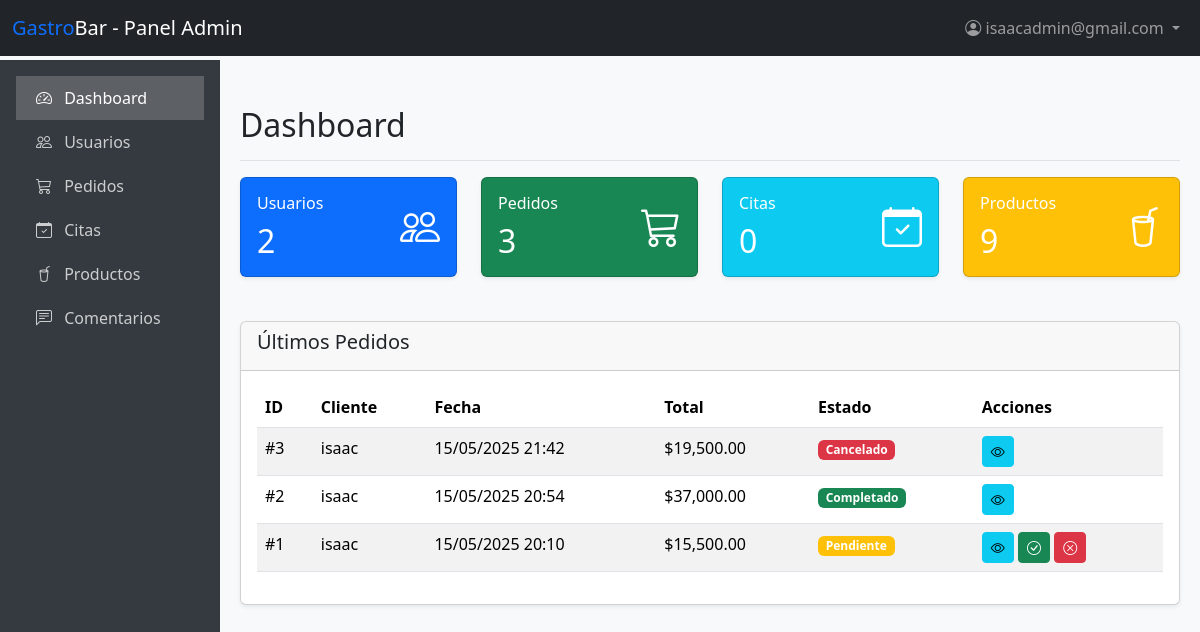
The app's page /admin.php (signed in) with its own data.
### tables this page shows
CREATE TABLE `pedidos` (
  `id` int(11) NOT NULL AUTO_INCREMENT,
  `cliente_id` int(11) DEFAULT NULL,
  `fecha` datetime DEFAULT current_timestamp(),
  `estado` varchar(20) DEFAULT 'pendiente',
  `total` decimal(10,2) DEFAULT NULL,
  PRIMARY KEY (`id`),
  KEY `cliente_id` (`cliente_id`),
  CONSTRAINT `pedidos_ibfk_1` FOREIGN KEY (`cliente_id`) REFERENCES `clientes` (`id`)
);

CREATE TABLE `clientes` (
  `id` int(11) NOT NULL AUTO_INCREMENT,
  `nombre` varchar(100) NOT NULL,
  `email` varchar(100) NOT NULL,
  `telefono` varchar(20) DEFAULT NULL,
  `contraseña` varchar(255) NOT NULL,
  `tipo_usuario` varchar(255) DEFAULT 'User',
  PRIMARY KEY (`id`),
  UNIQUE KEY `email` (`email`)
);

### admin.php (the view, shortened to what this page needs)
<?php
include 'conexion.php';
$usuario = $_SESSION['usuario'];
?>
<!DOCTYPE html>
<html lang="es">
<head>
    <link href="https://cdn.jsdelivr.net/npm/bootstrap@5.3.3/dist/css/bootstrap.min.css" rel="stylesheet">
    <link rel="stylesheet" href="https://cdn.jsdelivr.net/npm/bootstrap-icons@1.11.3/font/bootstrap-icons.min.css">
    <link rel="stylesheet" href="https://cdn.jsdelivr.net/npm/sweetalert2@11/dist/sweetalert2.min.css">
</head>
<body>
    <nav class="navbar navbar-expand-lg navbar-dark bg-dark fixed-top">
        <div class="container-fluid">
            <a class="navbar-brand" href="#">
                <span class="text-primary">Gastro</span>Bar - Panel Admin
            </a>
            <div class="collapse navbar-collapse" id="navbarAdmin">
                <ul class="navbar-nav ms-auto">
                    <li class="nav-item dropdown">
                        <a class="nav-link dropdown-toggle" href="#" id="navbarDropdown" role="button" data-bs-toggle="dropdown">
                            <i class="bi bi-person-circle"></i> <?= htmlspecialchars($usuario) ?>
                        </a>
                    </li>
                </ul>
            </div>
        </div>
    </nav>
    <div class="sidebar d-flex flex-column flex-shrink-0 p-3 text-white" style="width: 220px;">
        <div class="sidebar-sticky">
            <ul class="nav flex-column">
                <li class="nav-item">
                    <a class="nav-link active" href="#" id="tab-dashboard">
                        <i class="bi bi-speedometer2 me-2"></i> Dashboard
                    </a>
                </li>
                <li class="nav-item">
                    <a class="nav-link" href="#" id="tab-usuarios">
                        <i class="bi bi-people me-2"></i> Usuarios
                    </a>
                </li>
                <li class="nav-item">
                    <a class="nav-link" href="#" id="tab-pedidos">
                        <i class="bi bi-cart3 me-2"></i> Pedidos
                    </a>
                </li>
                <li class="nav-item">
                    <a class="nav-link" href="#" id="tab-citas">
                        <i class="bi bi-calendar-check me-2"></i> Citas
                    </a>
                </li>
                <li class="nav-item">
                    <a class="nav-link" href="#" id="tab-productos">
                        <i class="bi bi-cup-straw me-2"></i> Productos
                    </a>
                </li>
                <li class="nav-item">
                    <a class="nav-link" href="#" id="tab-comentarios">
                        <i class="bi bi-chat-left-text me-2"></i> Comentarios
                    </a>
                </li>
            </ul>
        </div>
    </div>
    <div class="main-content">
        <div id="dashboard-content">
            <div class="d-flex justify-content-between flex-wrap flex-md-nowrap align-items-center pt-3 pb-2 mb-3 border-bottom">
                <h1 class="h2">Dashboard</h1>
            </div>
            <div class="row">
                <div class="col-md-3">
                    <div class="card text-white bg-primary">
                        <div class="card-body">
                            <div class="d-flex justify-content-between align-items-center">
                                <div>
                                    <h6 class="card-title">Usuarios</h6>
                                    <?php
                                    $sql = "SELECT COUNT(*) as total FROM clientes";
                                    $result = $conn->query($sql);
                                    $row = $result->fetch_assoc();
                                    ?>
                                    <h2 class="mb-0"><?= $row['total'] ?></h2>
                                </div>
                                <i class="bi bi-people fs-1"></i>
                            </div>
                        </div>
                    </div>
                </div>
                <div class="col-md-3">
                    <div class="card text-white bg-success">
                        <div class="card-body">
                            <div class="d-flex justify-content-between align-items-center">
                                <div>
                                    <h6 class="card-title">Pedidos</h6>
                                    <?php
                                    $sql = "SELECT COUNT(*) as total FROM pedidos";
                                    $result = $conn->query($sql);
                                    $row = $result->fetch_assoc();
                                    ?>
                                    <h2 class="mb-0"><?= $row['total'] ?></h2>
                                </div>
                                <i class="bi bi-cart3 fs-1"></i>
                            </div>
                        </div>
                    </div>
                </div>
                <div class="col-md-3">
                    <div class="card text-white bg-info">
                        <div class="card-body">
                            <div class="d-flex justify-content-between align-items-center">
                                <div>
                                    <h6 class="card-title">Citas</h6>
                                    <?php
                                    $sql = "SELECT COUNT(*) as total FROM citas";
                                    $result = $conn->query($sql);
                                    $row = $result->fetch_assoc();
                                    ?>
                                    <h2 class="mb-0"><?= $row['total'] ?></h2>
                                </div>
                                <i class="bi bi-calendar-check fs-1"></i>
                            </div>
                        </div>
                    </div>
                </div>
                <div class="col-md-3">
                    <div class="card text-white bg-warning">
                        <div class="card-body">
                            <div class="d-flex justify-content-between align-items-center">
                                <div>
                                    <h6 class="card-title">Productos</h6>
                                    <?php
                                    $sql = "SELECT COUNT(*) as total FROM productos";
                                    $result = $conn->query($sql);
                                    $row = $result->fetch_assoc();
                                    ?>
                                    <h2 class="mb-0"><?= $row['total'] ?></h2>
                                </div>
                                <i class="bi bi-cup-straw fs-1"></i>
                            </div>
                        </div>
                    </div>
                </div>
            </div>
            <div class="row mt-4">
                <div class="col-12">
                    <div class="card">
                        <div class="card-header">
                            <h5>Últimos Pedidos</h5>
                        </div>
                        <div class="card-body">
                            <div class="table-responsive">
                                <table class="table table-striped table-hover">
                                    <thead>
                                        <tr>
                                            <th>ID</th>
                                            <th>Cliente</th>
                                            <th>Fecha</th>
                                            <th>Total</th>
                                            <th>Estado</th>
                                            <th>Acciones</th>
                                        </tr>
                                    </thead>
                                    <tbody>
                                        <?php
                                        $sql = "SELECT p.id, p.fecha, p.total, p.estado, c.nombre as cliente
                                                FROM pedidos p
                                                JOIN clientes c ON p.cliente_id = c.id
                                                ORDER BY p.fecha DESC LIMIT 5";
                                        $result = $conn->query($sql);
                                        while ($row = $result->fetch_assoc()):
                                        ?>
                                        <tr>
                                            <td>#<?= $row['id'] ?></td>
                                            <td><?= htmlspecialchars($row['cliente']) ?></td>
                                            <td><?= date('d/m/Y H:i', strtotime($row['fecha'])) ?></td>
                                            <td>$<?= number_format($row['total'], 2) ?></td>
                                            <td>
                                                <span class="badge bg-<?=
                                                    $row['estado'] == 'completado' ? 'success' :
                                                    ($row['estado'] == 'cancelado' ? 'danger' : 'warning')
                                                ?>">
                                                    <?= ucfirst($row['estado']) ?>
                                                </span>
                                            </td>
                                            <td class="action-btns">
                                                <a href="detalle_pedido.php?id=<?= $row['id'] ?>" class="btn btn-sm btn-info">
                                                    <i class="bi bi-eye"></i>
                                                </a>
                                                <?php if($row['estado'] == 'pendiente'): ?>
                                                    <a href="actualizar_estado_pedido.php?id=<?= $row['id'] ?>&estado=completado" class="btn btn-sm btn-success">
                                                        <i class="bi bi-check-circle"></i>
                                                    </a>
                                                    <a href="actualizar_estado_pedido.php?id=<?= $row['id'] ?>&estado=cancelado" class="btn btn-sm btn-danger">
                                                        <i class="bi bi-x-circle"></i>
                                                    </a>
                                                <?php endif; ?>
                                            </td>
                                        </tr>
                                        <?php endwhile; ?>
                                    </tbody>
                                </table>
                            </div>
                        </div>
                    </div>
                </div>
            </div>
        </div>
    </div>
  </body>
</html>

### admin.php (style rules this page uses)
body { padding-top: 70px; background-color: #f8f9fa; }
.sidebar { position: fixed; top: 60px; bottom: 0; left: 0; z-index: 100; padding: 20px 0; background-color: #343a40; color: white; }
.sidebar-sticky { position: relative; height: calc(100vh - 60px); overflow-x: hidden; overflow-y: auto; }
.sidebar .nav-link { color: rgba(255, 255, 255, 0.75); padding: 10px 20px; }
.sidebar .nav-link.active { color: white; background-color: rgba(255, 255, 255, 0.2); }
.main-content { margin-left: 220px; padding: 20px; }
.card { margin-bottom: 20px; box-shadow: 0 0.125rem 0.25rem rgba(0, 0, 0, 0.075); }
.table-responsive { overflow-x: auto; }
.action-btns .btn { padding: 0.25rem 0.5rem; font-size: 0.875rem; }

### records on screen
pedidos: id "3", cliente.nombre "isaac", fecha "15/05/2025 21:42", total "19,500.00", estado "Cancelado"
pedidos: id "2", cliente.nombre "isaac", fecha "15/05/2025 20:54", total "37,000.00", estado "Completado"
pedidos: id "1", cliente.nombre "isaac", fecha "15/05/2025 20:10", total "15,500.00", estado "Pendiente"

### other values on screen
$usuario "isaacadmin@gmail.com"
$row['total'] "2"
$row['total'] "3"
$row['total'] "0"
$row['total'] "9"
